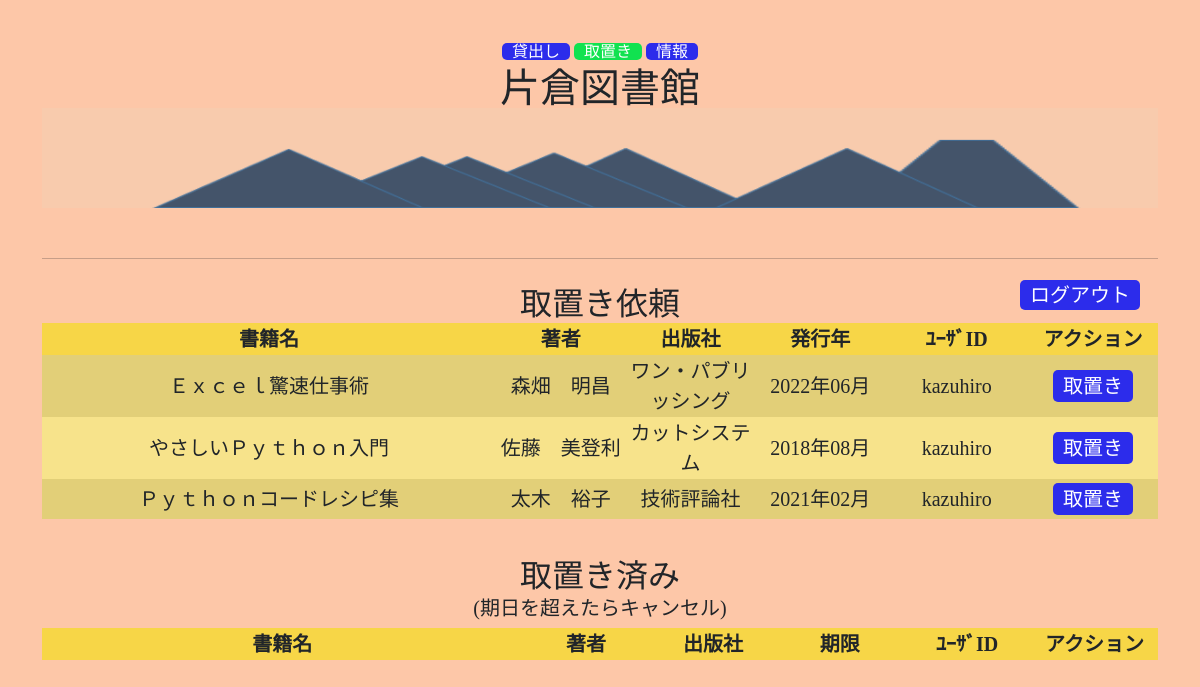
The app's page /reserving/ (signed in) with its own data.
### jobplace/models.py (models this page shows, shortened)
class BookModel(models.Model):
    book = models.CharField(max_length=100)
    book2 = models.CharField(max_length=100)
    book3 = models.CharField(max_length=100)
    number = models.CharField(max_length=100)
    images = models.ImageField(upload_to='')
    year = models.CharField(max_length=100)
    author = models.ForeignKey(AuthorModel,on_delete=models.CASCADE)
    library = models.ForeignKey(LibraryModel,on_delete=models.CASCADE)
    publisher = models.ForeignKey(PublisherModel,on_delete=models.CASCADE)

class AuthorModel(models.Model):
    author = models.CharField(max_length=50)
    author2 = models.CharField(max_length=50)

class PublisherModel(models.Model):
    publisher = models.CharField(max_length=50)
    publisher2 = models.CharField(max_length=50)

class CustomUser(AbstractUser):
    class Meta(AbstractUser.Meta):
        pass
    address = models.CharField(max_length=50)
    age = models.IntegerField('年齢',blank=True,null=True)
    zip_code = models.CharField(max_length=50)

### jobplace/views.py (the view, shortened to what this page needs)
# urls.py: path('reserving/',ReservingView.as_view(),name='reserving'),
class ReservingView(UserPassesTestMixin,TemplateView):
    template_name = 'reserving.html'
    model = ReservationModel
    def test_func(self):
        return self.request.user.is_staff
    def get_context_data(self,*args,**kwargs):
        context = super().get_context_data(**kwargs)
        borrowed_book = ReservationModel.objects.filter(start_date__gt="2000-01-01")
        borrowed_books = [i.book.book for i in borrowed_book]
        reserved_book = ReservationModel.objects.filter(status='T')
        reserved_books = [i.book.book for i in reserved_book]
        borrowed_reserved_books = borrowed_books + reserved_books
        reserving = ReservationModel.objects.filter(status="1")
        reserving_list = [[i.book.book,i.book.author.author,i.book.publisher.publisher,\
            i.book.year,i.user.username,0] for i in reserving if i.book.book not in borrowed_reserved_books]
        context["book_list"] = reserving_list
        reserved = ReservationModel.objects.filter(status="T")
        reserved_list = [[i.book.book,i.book.author.author,i.book.publisher.publisher,\
            i.limited_date,i.user.username,0] for i in reserved ]
        context["reserved_list"] = reserved_list
        return context

### template/reserving.html (shortened to what this page needs)
{% extends 'base.html' %}
{% load static %}
{% block header %}
    <link rel='stylesheet' type='text/css' href="{% static 'kanri.css' %}"></link>
{% endblock %}
{% block content %}
<div class="container">
    <form class="form-signin" method='post'>{% csrf_token %}
        <nav id='process'>
            <a href="{% url 'rent' %}" class="otherNavi" >貸出し</a>
            <a   class="currentNavi">取置き</a>
            <a href="{% url 'comment' %}"  class="otherNavi">情報</a>
        </nav>
        <h1 class="application-title">片倉図書館</h1>
        <img src="/media/tanzawa2.png" id="tanzawa">
        <a href="{% url 'logout' %}" class="btnA">ログアウト</a>
        <br>
        <hr class="hr2">
        <h2 class="reservationTitle">取置き依頼</h2>
        <table class="table2">
            <tr >
                <th class="th-name" style="background-color:rgb(247, 214, 71);">書籍名</th>
                <th class="th-auth" style="background-color:rgb(247, 214, 71);">著者</th>
                <th class="th-pub"  style="background-color:rgb(247, 214, 71);">出版社</th>
                <th class="th-year" style="background-color:rgb(247, 214, 71);">発行年</th>
                <th class="th-year" style="background-color:rgb(247, 214, 71);">ﾕｰｻﾞID</th>
                <th class="th-year" style="background-color:rgb(247, 214, 71);">アクション</th>
            </tr>
            {% for i in book_list %}
            <tr>
                {% for j in i %}
                    {% if j == None %}
                        <td class="td3">-</td>
                    {% elif j == None %}
                        <td class="td3">貸出し前</td>
                    {% elif j == 0 %}
                        <td class="td3"><button type="submit" name="implement" id="implement+{{i.0}}" class="cancel" value="{{i.0}}">取置き</button></td>
                    {% else %}
                        <td class="td3">{{j}}</td>
                    {% endif %}
                {% endfor %}
            </tr>
            {% endfor %}
        </table>
        <br><br>
        <h2 class="reservationTitle">取置き済み</h2>
        <h5>(期日を超えたらキャンセル)</h5>
        <table class="table2">
        <table class="table2">
            <tr >
                <th class="th-name" style="background-color:rgb(247, 214, 71);">書籍名</th>
                <th class="th-auth" style="background-color:rgb(247, 214, 71);">著者</th>
                <th class="th-pub"  style="background-color:rgb(247, 214, 71);">出版社</th>
                <th class="th-year" style="background-color:rgb(247, 214, 71);">期限</th>
                <th class="th-year" style="background-color:rgb(247, 214, 71);">ﾕｰｻﾞID</th>
                <th class="th-year" style="background-color:rgb(247, 214, 71);">アクション</th>
            </tr>
        </table>
</form>
</div>
{% endblock %}

### template/base.html (shortened to what this page needs)
<!doctype html>
<html lang="en">
  <head>
    <link href="https://cdn.jsdelivr.net/npm/bootstrap@5.1.3/dist/css/bootstrap.min.css" rel="stylesheet">
  </head>
  <body>
    {% block header %}
    {% endblock header %}
    {% block content %}
    {% endblock content %}
  </body>
</html>

### static/kanri.css (style rules this page uses)
body { text-align: center; font-family: '游明朝','Yu Mincho',YuMincho,'Hiragino Mincho Pro',serif; background-color:rgb(253, 199, 168); width:100%; }
.otherNavi,#prev,#next,.cancel { text-decoration-line: none; background-color:rgb(44, 44, 235); padding-left: 10px; padding-right: 10px; border-radius: 5px; color: white; border:none; }
.currentNavi,.currentNavi:hover { text-decoration-line: none; background-color: rgb(17, 226, 80); padding-left: 10px; padding-right: 10px; border-radius: 5px; color: white; }
.application-title { position:relative; top:65px; margin-bottom: -10px; }
.reservationTitle { position:relative; top:-10px; margin-bottom: -10px; }
hr { position:relative; top:-20px; }
#process { position:absolute; left:50%; top:40px; transform:translateX(-50%); width:450px; }
#tanzawa { display:block; position:relative; top:-30px; margin-top: 100px; width:100%; height:100px; }
th { background-color:rgb(221, 247, 218); border-collapse:collapse; margin: 10 0 10 0; padding: 10 0 10 0; font-size: 20px; height:30px; background-color:rgb(160, 247, 151); }
td,.td2,.td3 { background-color:rgb(221, 247, 218); border-collapse:collapse; font-size: 20px; height:100px; }
tr:nth-of-type(2n+1) td { background-color:rgb(247, 214, 71); }
.td3 { background-color:rgb(226, 207, 120); height:40px; }
tr:nth-of-type(2n+1) .td3 { background-color:rgb(247, 227, 139); }
.th-name { width:800px; }
.th-auth ,.th-pub,.th-year { width:200px; }
.btn,.btnA,.btnC { display:inline-block; position:relative; font-size: 20px; width:200px; background-color: rgb(44, 44, 235); height:40px; text-align: center; top:10px; color: white; }
.btnA { position:absolute; width:120px; height:30px; top:280px; right:5%; border-radius:5px; text-decoration-line: none; }

### records on screen
BookModel: i "Ｅｘｃｅｌ驚速仕事術" "2022年06月"
AuthorModel: i "森畑 明昌"
PublisherModel: i "ワン・パブリッシング"
CustomUser: i "kazuhiro" "kazuhiro" "kazuhiro"
BookModel: i "やさしいＰｙｔｈｏｎ入門" "2018年08月"
AuthorModel: i "佐藤 美登利"
PublisherModel: i "カットシステム"
BookModel: i "Ｐｙｔｈｏｎコードレシピ集" "2021年02月"
AuthorModel: i "太木 裕子"
PublisherModel: i "技術評論社"
